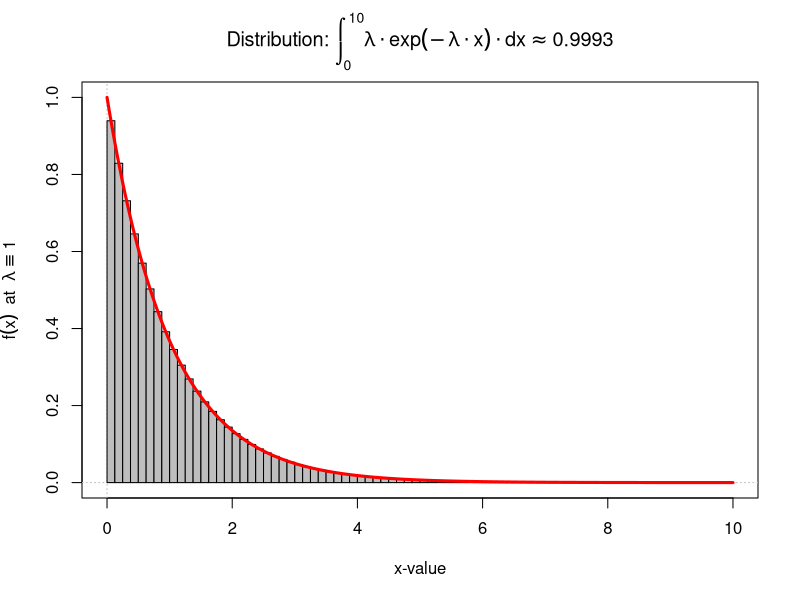
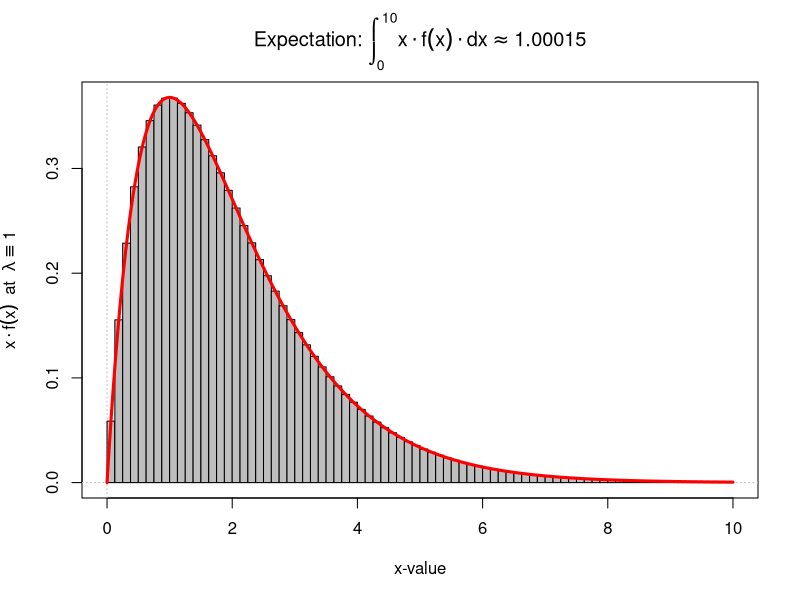
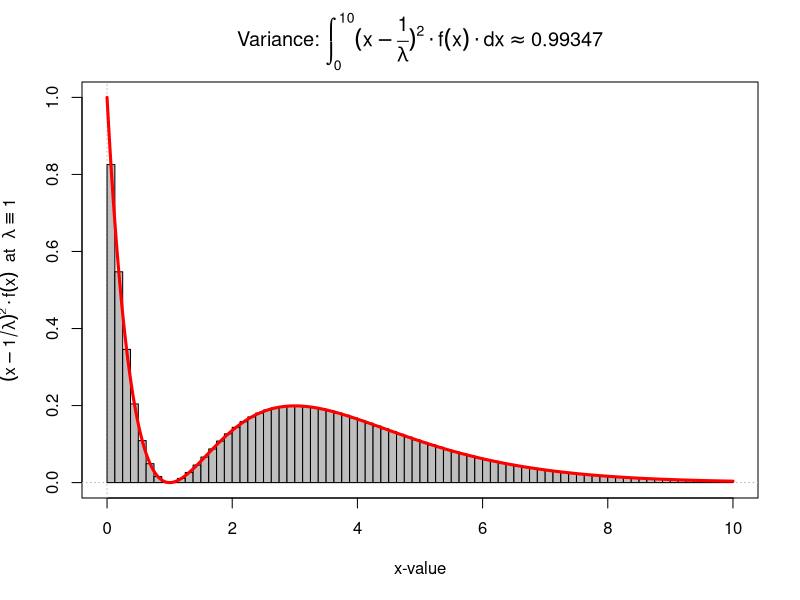

The R source for these figures, in order:
rm(list=ls(all=TRUE))  # Start clean
riemanTut <- FALSE

################################################################################
## Demonstrates numerical integration to get 
## [a] the distribution function from the density function
## [b] calculate the expectation
## [c] calculate the variance
##
## Example: the exponential distribution with x >= 0 and parameter lambda
##          density <- lambda*exp(-lambda*x)
##          distribution <- 1 - exp(-lambda*x)
##          expectation  <- 1/lambda
##          variance <- 1/lambda^2
##
##          Estimator lambda <- 1/mean(x)
################################################################################

IntBoxes <- function(IntFunc,a,b,n,plotIt=TRUE){
  ## plots the Rieman summands into an existing plot
  ## Calculate the midpoint Riemann sum
  ## start value <- a
  ## end value <- b
  ## # of summands <- n
  intgrnd <- match.fun(IntFunc)
  integrand <- function(x) intgrnd(x)
  xleft <- seq(a,b-((b-a)/n),by=(b-a)/n)
  xright <- seq(a+((b-a)/n),b,by=(b-a)/n)
  ybottom <- rep(0,n-1)
  ytop <- integrand(seq(a+((b-a)/(2*n)),b-((b-a)/(2*n)),by=(b-a)/n))
  if (plotIt) rect(xleft,ybottom,xright,ytop,col="grey")      # plot summands
  RieSum <- (b-a)/n*sum(ytop)
  return(RieSum)
} #end::IntBox

  ## Parameters
  nBoxes <- 80      # Number of Summands for the Rieman sum
  lambda <- 1       # Define lambda as a global variable
  xMin <- 0         # Lower integration bound
  xMax <- 10        # Upper integraion bound. Set xMax larger for smaller lambdas 
  x <- seq(xMin,xMax,length.out=500) # Sequence of x values for plot
  
  ## Define function to be evaluated
  ExpDens <- function(x) {                     # density
    ifelse(x >= 0,lambda*exp(-lambda*x),0)
  }
  ExpDensExpect <- function(x) {               # expected value
    ifelse(x >= 0,x * ExpDens(x),0)
  }
  
  ExpDensVar <- function(x) {                   # variance
    ifelse(x >= 0,(x-1/lambda)^2 * ExpDens(x),0)
  }
if (!riemanTut){  
  ##
  ## Evaluate Integrals of the exponential distribution
  ##
  ## Distribution function with a specific range
    xCut <- xMax
    plot(x,ExpDens(x),type="n",xlab="x-value",
         ylab=bquote(paste(f(x),"  at  ", lambda %==% .(lambda))))
    abline(v=0,lty="dotted",col="grey"); abline(h=0,lty="dotted",col="grey")
    ExpDistrib <- IntBoxes(ExpDens,xMin, xCut, nBoxes)
    lines(x,ExpDens(x),type="l",col="red",lwd=3)
    title(main=bquote(paste("Distribution: ",integral(lambda%.%exp(-lambda%.%x)%.%dx, .(xMin), .(xMax)) %~~% .(round(ExpDistrib,5)))))
  
  ## Expected value
    plot(x,ExpDensExpect(x),type="n", xlab="x-value",
      ylab=bquote(paste(x%.%f(x),"  at  ", lambda %==% .(lambda))))
    abline(v=0,lty="dotted",col="grey"); abline(h=0,lty="dotted",col="grey")
    EstExpect <- IntBoxes(ExpDensExpect,xMin,xMax,nBoxes)
    lines(x,ExpDensExpect(x),type="l",col="red",lwd=3)
    title(main=bquote(paste("Expectation: ",integral(x%.%f(x)%.%dx, .(xMin), .(xMax)) %~~% .(round(EstExpect,5)))))
    
  ## Variance
    plot(x,ExpDensVar(x),type="n",xlab="x-value",
         ylab=bquote(paste((x-1/lambda)^2%.%f(x),"  at  ", lambda %==% .(lambda))))
    abline(v=0,lty="dotted",col="grey"); abline(h=0,lty="dotted",col="grey")
    EstVar <- IntBoxes(ExpDensVar,xMin,xMax,nBoxes)
    lines(x,ExpDensVar(x),type="l",col="red",lwd=3)
    title(main=bquote(paste("Variance: ",integral((x-over(1,lambda))^2%.%f(x)%.%dx, .(xMin), .(xMax)) %~~% .(round(EstVar,5)))))
} ## End::Not Rieman Sum Tutorial
if (riemanTut){
## Systematice Diagram
  xMin <- 0
  xCut <- 6
  nBoxes <- 3
  x <- seq(xMin,xCut,length.out=600)
  
  plot(x,ExpDens(x),type="n",xlab="x-value",
       ylab=bquote(paste(f(x),"  at  ", lambda %==% .(lambda))))
  abline(v=c(0,2,4,6),lty="dotted",col="grey"); abline(h=0,lty="dotted",col="grey")
  ExpDistrib <- IntBoxes(ExpDens,xMin, xCut, nBoxes)
  title(main=bquote(paste("Rieman-Sum Approximation: ",integral(lambda%.%exp(-lambda%.%x)%.%dx, .(xMin), .(xCut)) %~~% .(round(ExpDistrib,5)))))
  
  xLow <- seq(0,1,length.out=100)
  polygon(c(xLow,0,0),c(ExpDens(xLow),ExpDens(1),ExpDens(0)),col="lightblue")
  text(0.35,0.5,"Under-\ncounted\nArea",col="blue4")
  xLow <- seq(1,2,length.out=100)
  polygon(c(xLow,2,1),c(ExpDens(xLow),ExpDens(1),ExpDens(1)),col="lightsalmon")  
  text(1.6,0.3,"Over-\ncounted\nArea",col="red4")
 
  lines(x,ExpDens(x),type="l",col="red",lwd=3)
  
  arrows(0,0.8,2,0.8,code=3); text(1,0.83,expression(dx[1]))
  arrows(1,0.4,1,0.45,code=1); text(1,0.48,expression(t[1]))
  arrows(2,0.5,4,0.5,code=3); text(3,0.53,expression(dx[2]))
  arrows(3,0.06,3,0.11,code=1); text(3,0.14,expression(t[2]))
  arrows(4,0.2,6,0.2,code=3); text(5,0.23,expression(dx[3]))
  arrows(5,0.02,5,0.07,code=1); text(5,0.1,expression(t[3]))
} ## End::Tutorial Plot 